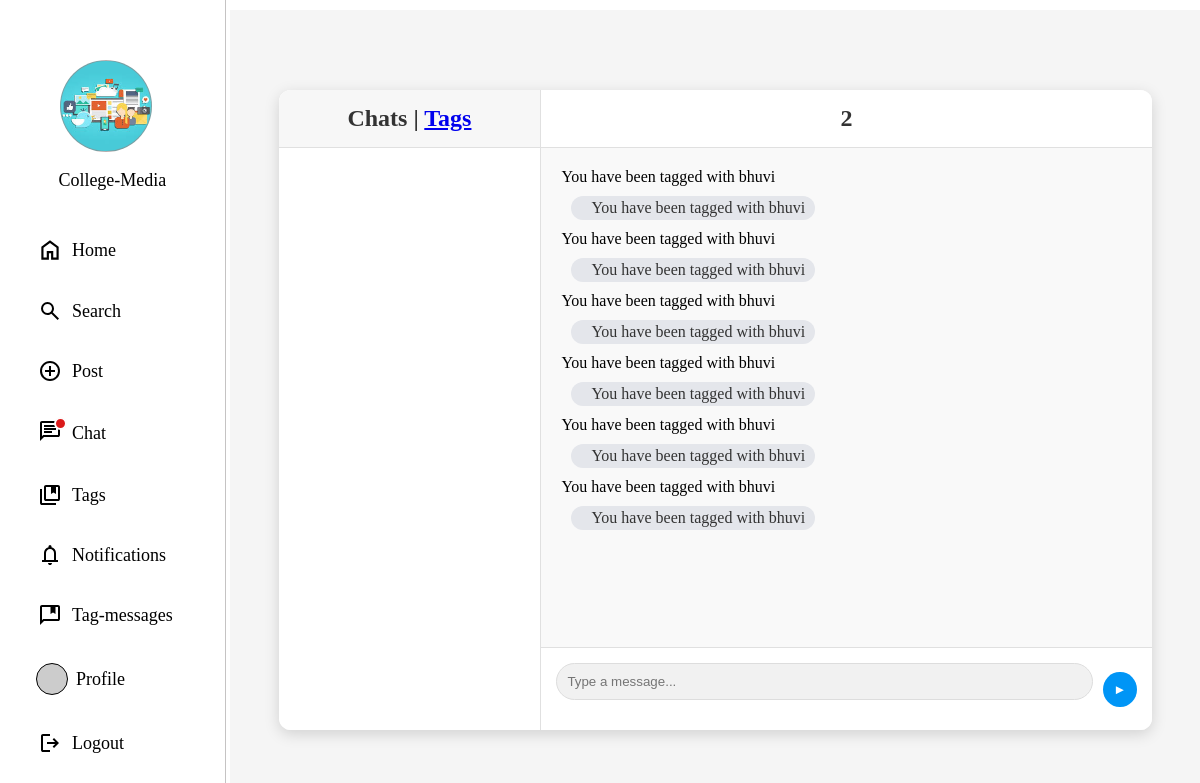
Before: /user_dash/tag_messages/2/ (signed in) with the older database file.
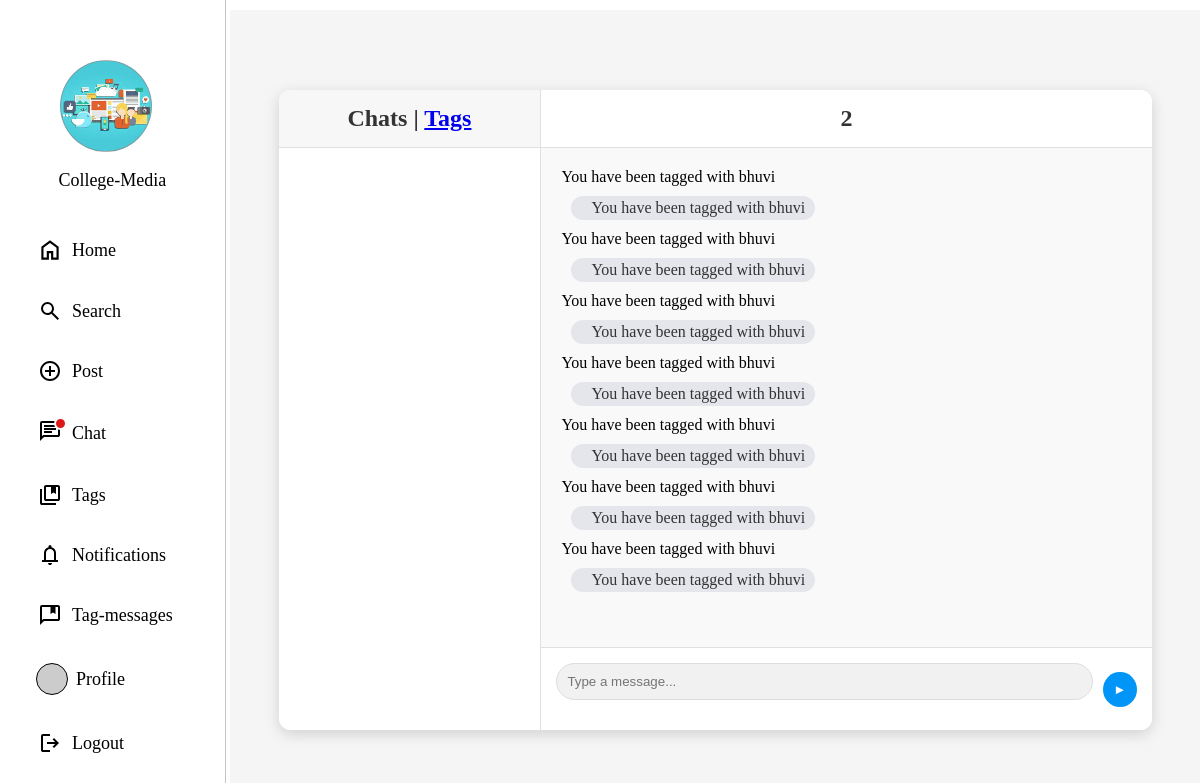
After: the same page with the newer database file.
### user_app/models.py (models this page shows)
class TagMessage(models.Model):
    sender = models.ForeignKey(Student, on_delete=models.CASCADE, related_name='sent_messages')
    tag = models.ForeignKey('Tag', on_delete=models.CASCADE, related_name='messages')
    post = models.ForeignKey(Post, on_delete=models.CASCADE, related_name='tag_messages', null=True, blank=True)
    message = models.TextField()
    timestamp = models.DateTimeField(auto_now_add=True)
    def __str__(self):
        return f"Message from {self.sender.user} to tag {self.tag.tag}"

### user_app/views.py (the view)
# urls.py: path('tag_messages/<str:tag>/', views.tag_messages_load, name='tag_messages_load'),
def tag_messages_load(request,tag):
    roll_number=request.user
    roll_number=Student.objects.get(user=roll_number)
    main_tag=tag
    print("____________________________________________________")
    print("tag is :",tag)
    print("-----------------------------------------------------")
    tags=Tag.objects.filter(tag_given_by=roll_number)
    unique_tags = {}
    for tag in tags:
        if tag.tag not in unique_tags:
            unique_tags[tag.tag] = tag
    unique_tags_list = list(unique_tags.values())
    print(unique_tags_list)
    taged_persons=Tag.objects.filter(tag__in=unique_tags_list )
    print("_________________________________________________")
    print(taged_persons)
    tag_messeges=TagMessage.objects.filter(tag=tag)
    print("_________________________________________")
    for tag in unique_tags_list:
        print("TAG is:",tag)
        for person in taged_persons:
            if tag.tag == person.tag:
                print("TAGGED PERSON IS:",person.tag_person)
    print(tag_messeges)
    return render(request, 'user_pages/tag-messages.html', {'tags': unique_tags_list,'tag_messeges':tag_messeges,'tag':main_tag,})

### staff_app/context_processors.py (called while the page is built)
def student_profile(request):
    if request.user.is_authenticated:
        try:
            student = Student.objects.get(user=request.user)
            return {'student_profile': student}
        except Student.DoesNotExist:
            return {}  # No Student instance found
    return {}

### staff_app/models.py (called while the page is built)
    def __str__(self):
        return self.username

### templates/user_pages/tag-messages.html (shortened to what this page needs)
{% extends "user_pages/base.html" %}
{% block content %}
<div class="right">
    <div class="chat-container">
        <div class="chat-list">
            <div class="chat-header">Chats | <a href="/user_dash/tag_messages">Tags</a></div>
            <ul>
            </ul>
        </div>
        <div class="chat-window">
            <div class="chat-header">{{tag}}</div>
            <div class="chat-messages" id="chat-messages">
                {% for tag in tag_messeges %}
                <p class="messege-text">{{ tag.message }}</p>
                    <div class="{% if tag.sender == request.user %}message-sender{% else %}message-receiver{% endif %}">
                        <p class="messege-text">{{ tag.message }}</p>
                    </div>
                {% endfor %}
            </div>
            <div class="chat-input">
                <input type="text" id="chat-input" placeholder="Type a message..." required >
                <button id="send-btn">&#9658;</button>
            </div>
        </div>
    </div>
{% endblock %}

Changed rows visible on the page:
added TagMessage: message "You have been tagged with bhuvi"
